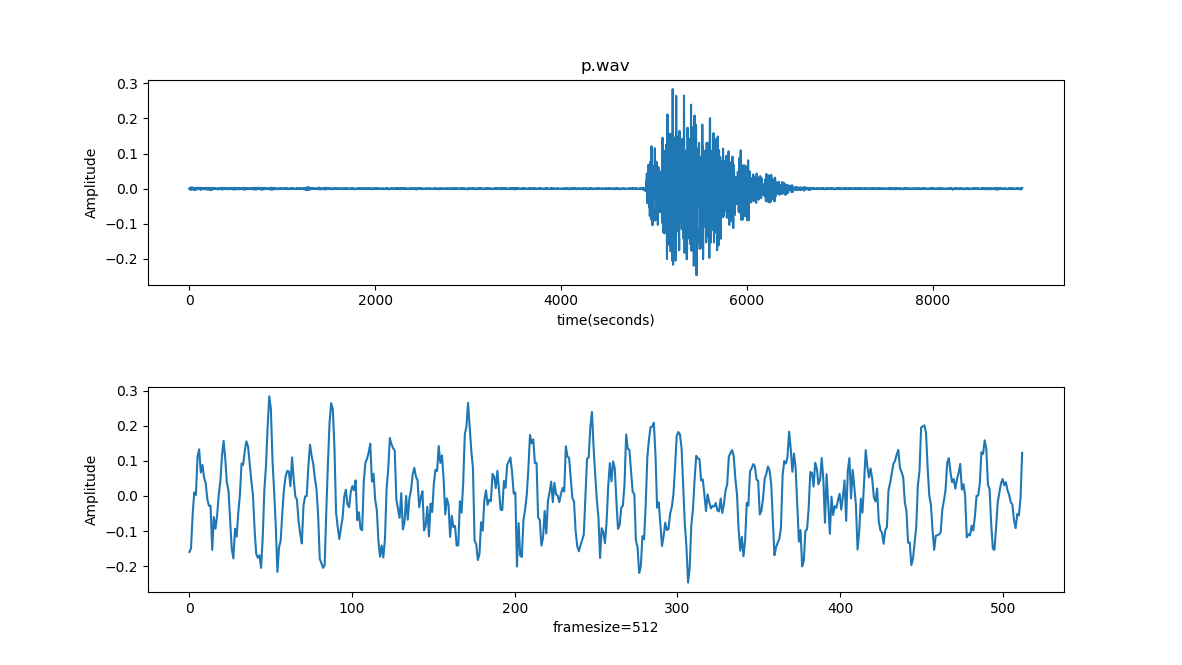

Source code (Python):
import scipy.io.wavfile as wav
import matplotlib.pyplot as plt
import numpy as np
# B10417022 李政瑩
rate, signal = wav.read('./p.wav')
sigSize = np.size(signal)
time = np.linspace(0, sigSize, sigSize) # / rate
normal = signal / 2**15
sample = normal[5150:5150+512]
plt.subplot(2, 1, 1)
plt.subplots_adjust(hspace=0.5)
plt.plot(time, normal)
plt.title("p.wav")
plt.xlabel("time(seconds)")
plt.ylabel("Amplitude")
plt.subplot(2, 1, 2)
plt.plot(np.linspace(0, 512, 512), sample)
plt.xlabel("framesize=512")
plt.ylabel("Amplitude")
plt.show()
